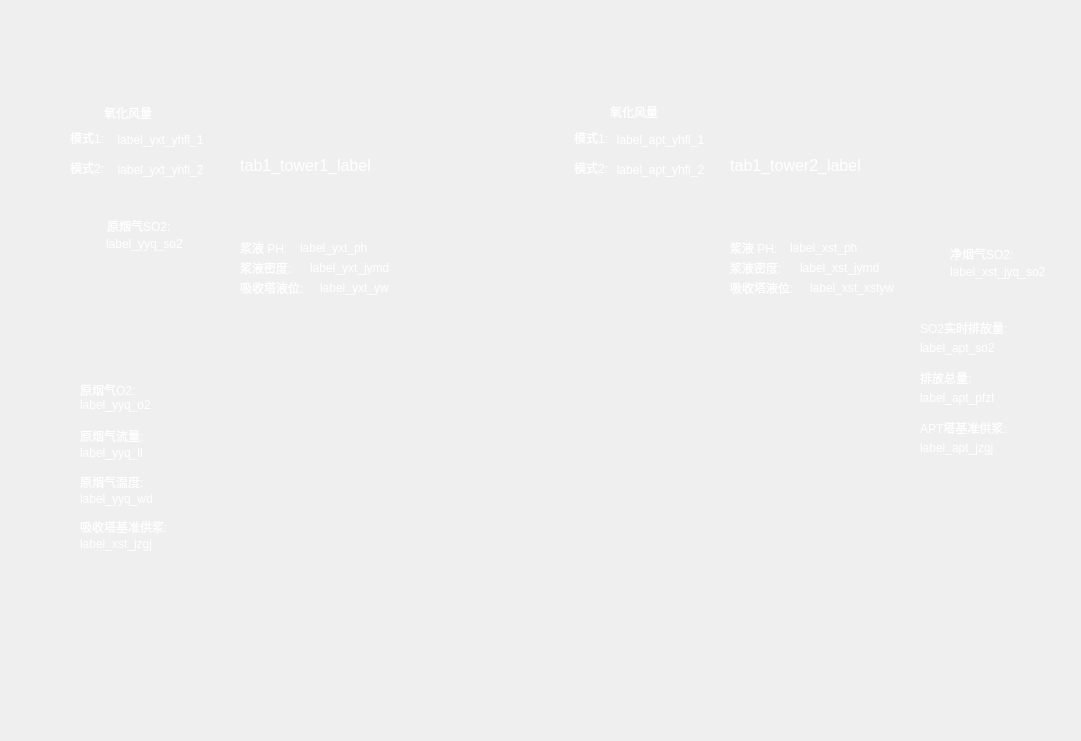
   <widget class="QFrame" name="tab1_content">
    <property name="geometry">
     <rect>
      <x>580</x>
      <y>160</y>
      <width>1081</width>
      <height>741</height>
     </rect>
    </property>
    <property name="styleSheet">
     <string notr="true">border: none;
background-image: url(/opt/ind_optim_serv/resource/images/double_tower.png);
background-position: center; 
background-repeat: no-repeat;</string>
    </property>
    <property name="frameShape">
     <enum>QFrame::StyledPanel</enum>
    </property>
    <property name="frameShadow">
     <enum>QFrame::Raised</enum>
    </property>
    <widget class="QFrame" name="tab1_frame_tower1">
     <property name="geometry">
      <rect>
       <x>158</x>
       <y>620</y>
       <width>321</width>
       <height>91</height>
      </rect>
     </property>
     <property name="styleSheet">
      <string notr="true">border:none;
background:none;</string>
     </property>
     <property name="frameShape">
      <enum>QFrame::StyledPanel</enum>
     </property>
     <property name="frameShadow">
      <enum>QFrame::Raised</enum>
     </property>
    </widget>
    <widget class="QFrame" name="tab1_frame_tower2">
     <property name="geometry">
      <rect>
       <x>682</x>
       <y>620</y>
       <width>251</width>
       <height>91</height>
      </rect>
     </property>
     <property name="styleSheet">
      <string notr="true">border:none;
background:none;</string>
     </property>
     <property name="frameShape">
      <enum>QFrame::StyledPanel</enum>
     </property>
     <property name="frameShadow">
      <enum>QFrame::Raised</enum>
     </property>
    </widget>
    <widget class="QFrame" name="tab1_frame_3">
     <property name="geometry">
      <rect>
       <x>70</x>
       <y>380</y>
       <width>111</width>
       <height>181</height>
      </rect>
     </property>
     <property name="styleSheet">
      <string notr="true">background:none;</string>
     </property>
     <property name="frameShape">
      <enum>QFrame::StyledPanel</enum>
     </property>
     <property name="frameShadow">
      <enum>QFrame::Raised</enum>
     </property>
     <widget class="QLabel" name="label_11">
      <property name="geometry">
       <rect>
        <x>700</x>
        <y>550</y>
        <width>131</width>
        <height>16</height>
       </rect>
      </property>
      <property name="styleSheet">
       <string notr="true">color:white;</string>
      </property>
      <property name="text">
       <string>原烟气 O2：</string>
      </property>
     </widget>
     <widget class="QLabel" name="label_yyq_o2">
      <property name="geometry">
       <rect>
        <x>10</x>
        <y>17</y>
        <width>131</width>
        <height>16</height>
       </rect>
      </property>
      <property name="styleSheet">
       <string notr="true">color:white;
border:none;</string>
      </property>
      <property name="text">
       <string>label_yyq_o2</string>
      </property>
     </widget>
     <widget class="QLabel" name="label_13">
      <property name="geometry">
       <rect>
        <x>10</x>
        <y>48</y>
        <width>131</width>
        <height>16</height>
       </rect>
      </property>
      <property name="styleSheet">
       <string notr="true">color:white;
border:none;</string>
      </property>
      <property name="text">
       <string>原烟气流量:</string>
      </property>
     </widget>
     <widget class="QLabel" name="label_yyq_ll">
      <property name="geometry">
       <rect>
        <x>10</x>
        <y>65</y>
        <width>131</width>
        <height>16</height>
       </rect>
      </property>
      <property name="styleSheet">
       <string notr="true">color:white;
border:none;</string>
      </property>
      <property name="text">
       <string>label_yyq_ll</string>
      </property>
     </widget>
     <widget class="QLabel" name="label_15">
      <property name="geometry">
       <rect>
        <x>10</x>
        <y>94</y>
        <width>131</width>
        <height>16</height>
       </rect>
      </property>
      <property name="styleSheet">
       <string notr="true">color:white;
border:none;</string>
      </property>
      <property name="text">
       <string>原烟气温度:</string>
      </property>
     </widget>
     <widget class="QLabel" name="label_yyq_wd">
      <property name="geometry">
       <rect>
        <x>10</x>
        <y>111</y>
        <width>131</width>
        <height>16</height>
       </rect>
      </property>
      <property name="styleSheet">
       <string notr="true">color:white;
border:none;</string>
      </property>
      <property name="text">
       <string>label_yyq_wd</string>
      </property>
     </widget>
     <widget class="QLabel" name="label_17">
      <property name="geometry">
       <rect>
        <x>10</x>
        <y>2</y>
        <width>131</width>
        <height>16</height>
       </rect>
      </property>
      <property name="styleSheet">
       <string notr="true">color:white;
border:none;</string>
      </property>
      <property name="text">
       <string>原烟气O2:</string>
      </property>
     </widget>
     <widget class="QLabel" name="label_35">
      <property name="geometry">
       <rect>
        <x>10</x>
        <y>139</y>
        <width>131</width>
        <height>16</height>
       </rect>
      </property>
      <property name="styleSheet">
       <string notr="true">color:white;
border:none;</string>
      </property>
      <property name="text">
       <string>吸收塔基准供浆:</string>
      </property>
     </widget>
     <widget class="QLabel" name="label_xst_jzgj">
      <property name="geometry">
       <rect>
        <x>10</x>
        <y>156</y>
        <width>131</width>
        <height>16</height>
       </rect>
      </property>
      <property name="styleSheet">
       <string notr="true">color:white;
border:none;</string>
      </property>
      <property name="text">
       <string>label_xst_jzgj</string>
      </property>
     </widget>
    </widget>
    <widget class="QFrame" name="tab1_frame_7">
     <property name="geometry">
      <rect>
       <x>720</x>
       <y>230</y>
       <width>181</width>
       <height>101</height>
      </rect>
     </property>
     <property name="styleSheet">
      <string notr="true">border:none;
background:none;</string>
     </property>
     <property name="frameShape">
      <enum>QFrame::StyledPanel</enum>
     </property>
     <property name="frameShadow">
      <enum>QFrame::Raised</enum>
     </property>
     <widget class="QLabel" name="label_53">
      <property name="geometry">
       <rect>
        <x>10</x>
        <y>10</y>
        <width>131</width>
        <height>16</height>
       </rect>
      </property>
      <property name="styleSheet">
       <string notr="true">color:white;</string>
      </property>
      <property name="text">
       <string>浆液 PH: </string>
      </property>
     </widget>
     <widget class="QLabel" name="label_xst_ph">
      <property name="geometry">
       <rect>
        <x>70</x>
        <y>10</y>
        <width>131</width>
        <height>16</height>
       </rect>
      </property>
      <property name="styleSheet">
       <string notr="true">color:white;</string>
      </property>
      <property name="text">
       <string>label_xst_ph</string>
      </property>
     </widget>
     <widget class="QLabel" name="label_55">
      <property name="geometry">
       <rect>
        <x>700</x>
        <y>550</y>
        <width>131</width>
        <height>16</height>
       </rect>
      </property>
      <property name="styleSheet">
       <string notr="true">color:white;</string>
      </property>
      <property name="text">
       <string>原烟气 O2：</string>
      </property>
     </widget>
     <widget class="QLabel" name="label_xst_jymd">
      <property name="geometry">
       <rect>
        <x>80</x>
        <y>30</y>
        <width>131</width>
        <height>16</height>
       </rect>
      </property>
      <property name="styleSheet">
       <string notr="true">color:white;</string>
      </property>
      <property name="text">
       <string>label_xst_jymd</string>
      </property>
     </widget>
     <widget class="QLabel" name="label_57">
      <property name="geometry">
       <rect>
        <x>10</x>
        <y>50</y>
        <width>81</width>
        <height>16</height>
       </rect>
      </property>
      <property name="styleSheet">
       <string notr="true">color:white;</string>
      </property>
      <property name="text">
       <string>吸收塔液位: </string>
      </property>
     </widget>
     <widget class="QLabel" name="label_xst_yw">
      <property name="geometry">
       <rect>
        <x>90</x>
        <y>50</y>
        <width>131</width>
        <height>16</height>
       </rect>
      </property>
      <property name="styleSheet">
       <string notr="true">color:white;</string>
      </property>
      <property name="text">
       <string>label_xst_xstyw</string>
      </property>
     </widget>
     <widget class="QLabel" name="label_61">
      <property name="geometry">
       <rect>
        <x>10</x>
        <y>30</y>
        <width>71</width>
        <height>16</height>
       </rect>
      </property>
      <property name="styleSheet">
       <string notr="true">color:white;</string>
      </property>
      <property name="text">
       <string>浆液密度:</string>
      </property>
     </widget>
    </widget>
    <widget class="QFrame" name="tab1_frame_6">
     <property name="geometry">
      <rect>
       <x>230</x>
       <y>230</y>
       <width>181</width>
       <height>101</height>
      </rect>
     </property>
     <property name="styleSheet">
      <string notr="true">border:none;
background:none;</string>
     </property>
     <property name="frameShape">
      <enum>QFrame::StyledPanel</enum>
     </property>
     <property name="frameShadow">
      <enum>QFrame::Raised</enum>
     </property>
     <widget class="QLabel" name="label_43">
      <property name="geometry">
       <rect>
        <x>10</x>
        <y>10</y>
        <width>131</width>
        <height>16</height>
       </rect>
      </property>
      <property name="styleSheet">
       <string notr="true">color:white;</string>
      </property>
      <property name="text">
       <string>浆液 PH: </string>
      </property>
     </widget>
     <widget class="QLabel" name="label_yxt_ph">
      <property name="geometry">
       <rect>
        <x>70</x>
        <y>10</y>
        <width>131</width>
        <height>16</height>
       </rect>
      </property>
      <property name="styleSheet">
       <string notr="true">color:white;</string>
      </property>
      <property name="text">
       <string>label_yxt_ph</string>
      </property>
     </widget>
     <widget class="QLabel" name="label_45">
      <property name="geometry">
       <rect>
        <x>700</x>
        <y>550</y>
        <width>131</width>
        <height>16</height>
       </rect>
      </property>
      <property name="styleSheet">
       <string notr="true">color:white;</string>
      </property>
      <property name="text">
       <string>原烟气 O2：</string>
      </property>
     </widget>
     <widget class="QLabel" name="label_yxt_jymd">
      <property name="geometry">
       <rect>
        <x>80</x>
        <y>30</y>
        <width>131</width>
        <height>16</height>
       </rect>
      </property>
      <property name="styleSheet">
       <string notr="true">color:white;</string>
      </property>
      <property name="text">
       <string>label_yxt_jymd</string>
      </property>
     </widget>
     <widget class="QLabel" name="label_48">
      <property name="geometry">
       <rect>
        <x>10</x>
        <y>50</y>
        <width>81</width>
        <height>16</height>
       </rect>
      </property>
      <property name="styleSheet">
       <string notr="true">color:white;</string>
      </property>
      <property name="text">
       <string>吸收塔液位: </string>
      </property>
     </widget>
     <widget class="QLabel" name="label_yxt_yw">
      <property name="geometry">
       <rect>
        <x>90</x>
        <y>50</y>
        <width>131</width>
        <height>16</height>
       </rect>
      </property>
      <property name="styleSheet">
       <string notr="true">color:white;</string>
      </property>
      <property name="text">
       <string>label_yxt_yw</string>
      </property>
     </widget>
     <widget class="QLabel" name="label_52">
      <property name="geometry">
       <rect>
        <x>10</x>
        <y>30</y>
        <width>71</width>
        <height>16</height>
       </rect>
      </property>
      <property name="styleSheet">
       <string notr="true">color:white;</string>
      </property>
      <property name="text">
       <string>浆液密度:</string>
      </property>
     </widget>
    </widget>
    <widget class="QFrame" name="frame_6">
     <property name="geometry">
      <rect>
       <x>499</x>
       <y>366</y>
       <width>101</width>
       <height>51</height>
      </rect>
     </property>
     <property name="styleSheet">
      <string notr="true">background:none;</string>
     </property>
     <property name="frameShape">
      <enum>QFrame::StyledPanel</enum>
     </property>
     <property name="frameShadow">
      <enum>QFrame::Raised</enum>
     </property>
    </widget>
    <widget class="QLabel" name="label_39">
     <property name="geometry">
      <rect>
       <x>950</x>
       <y>246</y>
       <width>131</width>
       <height>16</height>
      </rect>
     </property>
     <property name="styleSheet">
      <string notr="true">color:white;
border:none;
background: none;</string>
     </property>
     <property name="text">
      <string>净烟气SO2:</string>
     </property>
    </widget>
    <widget class="QLabel" name="label_xst_jyq_so2">
     <property name="geometry">
      <rect>
       <x>950</x>
       <y>264</y>
       <width>131</width>
       <height>16</height>
      </rect>
     </property>
     <property name="styleSheet">
      <string notr="true">color:white;
border:none;
background: none;</string>
     </property>
     <property name="text">
      <string>label_xst_jyq_so2</string>
     </property>
    </widget>
    <widget class="QLabel" name="label_47">
     <property name="geometry">
      <rect>
       <x>920</x>
       <y>320</y>
       <width>131</width>
       <height>16</height>
      </rect>
     </property>
     <property name="styleSheet">
      <string notr="true">color:white;
border:none;
background: none;</string>
     </property>
     <property name="text">
      <string>SO2实时排放量:</string>
     </property>
    </widget>
    <widget class="QLabel" name="label_apt_so2">
     <property name="geometry">
      <rect>
       <x>920</x>
       <y>340</y>
       <width>131</width>
       <height>16</height>
      </rect>
     </property>
     <property name="styleSheet">
      <string notr="true">color:white;
border:none;
background: none;</string>
     </property>
     <property name="text">
      <string>label_apt_so2</string>
     </property>
    </widget>
    <widget class="QLabel" name="label_9">
     <property name="geometry">
      <rect>
       <x>107</x>
       <y>218</y>
       <width>131</width>
       <height>16</height>
      </rect>
     </property>
     <property name="styleSheet">
      <string notr="true">color:white;
border:none;
background: none;</string>
     </property>
     <property name="text">
      <string>原烟气SO2:</string>
     </property>
    </widget>
    <widget class="QLabel" name="label_yyq_so2">
     <property name="geometry">
      <rect>
       <x>106</x>
       <y>236</y>
       <width>131</width>
       <height>16</height>
      </rect>
     </property>
     <property name="styleSheet">
      <string notr="true">color:white;
border:none;
background: none;</string>
     </property>
     <property name="text">
      <string>label_yyq_so2</string>
     </property>
    </widget>
    <widget class="QLabel" name="label_25">
     <property name="geometry">
      <rect>
       <x>104</x>
       <y>105</y>
       <width>61</width>
       <height>16</height>
      </rect>
     </property>
     <property name="styleSheet">
      <string notr="true">color:white;
border:none;
background: none;</string>
     </property>
     <property name="text">
      <string>氧化风量</string>
     </property>
    </widget>
    <widget class="QLabel" name="label_26">
     <property name="geometry">
      <rect>
       <x>610</x>
       <y>104</y>
       <width>61</width>
       <height>16</height>
      </rect>
     </property>
     <property name="styleSheet">
      <string notr="true">color:white;
border:none;
background: none;</string>
     </property>
     <property name="text">
      <string>氧化风量</string>
     </property>
    </widget>
    <widget class="QLabel" name="label_yxt_yhfl_1">
     <property name="geometry">
      <rect>
       <x>110</x>
       <y>130</y>
       <width>101</width>
       <height>20</height>
      </rect>
     </property>
     <property name="styleSheet">
      <string notr="true">background:none;
color:white;</string>
     </property>
     <property name="text">
      <string>label_yxt_yhfl_1</string>
     </property>
     <property name="alignment">
      <set>Qt::AlignCenter</set>
     </property>
    </widget>
    <widget class="QLabel" name="label_apt_yhfl_1">
     <property name="geometry">
      <rect>
       <x>610</x>
       <y>130</y>
       <width>101</width>
       <height>20</height>
      </rect>
     </property>
     <property name="styleSheet">
      <string notr="true">background:none;
color:white;</string>
     </property>
     <property name="text">
      <string>label_apt_yhfl_1</string>
     </property>
     <property name="alignment">
      <set>Qt::AlignCenter</set>
     </property>
    </widget>
    <widget class="QLabel" name="label_50">
     <property name="geometry">
      <rect>
       <x>920</x>
       <y>370</y>
       <width>131</width>
       <height>16</height>
      </rect>
     </property>
     <property name="styleSheet">
      <string notr="true">color:white;
border:none;
background: none;</string>
     </property>
     <property name="text">
      <string>排放总量:</string>
     </property>
    </widget>
    <widget class="QLabel" name="label_apt_pfzl">
     <property name="geometry">
      <rect>
       <x>920</x>
       <y>390</y>
       <width>131</width>
       <height>16</height>
      </rect>
     </property>
     <property name="styleSheet">
      <string notr="true">color:white;
border:none;
background: none;</string>
     </property>
     <property name="text">
      <string>label_apt_pfzl</string>
     </property>
    </widget>
    <widget class="QLabel" name="label_51">
     <property name="geometry">
      <rect>
       <x>920</x>
       <y>420</y>
       <width>131</width>
       <height>16</height>
      </rect>
     </property>
     <property name="styleSheet">
      <string notr="true">color:white;
border:none;
background: none;</string>
     </property>
     <property name="text">
      <string>APT塔基准供浆:</string>
     </property>
    </widget>
    <widget class="QLabel" name="label_apt_jzgj">
     <property name="geometry">
      <rect>
       <x>920</x>
       <y>440</y>
       <width>131</width>
       <height>16</height>
      </rect>
     </property>
     <property name="styleSheet">
      <string notr="true">color:white;
border:none;
background: none;</string>
     </property>
     <property name="text">
      <string>label_apt_jzgj</string>
     </property>
    </widget>
    <widget class="QLabel" name="label_40">
     <property name="geometry">
      <rect>
       <x>70</x>
       <y>130</y>
       <width>61</width>
       <height>16</height>
      </rect>
     </property>
     <property name="styleSheet">
      <string notr="true">color:white;
border:none;
background: none;</string>
     </property>
     <property name="text">
      <string>模式1:</string>
     </property>
    </widget>
    <widget class="QLabel" name="label_59">
     <property name="geometry">
      <rect>
       <x>70</x>
       <y>160</y>
       <width>61</width>
       <height>16</height>
      </rect>
     </property>
     <property name="styleSheet">
      <string notr="true">color:white;
border:none;
background: none;</string>
     </property>
     <property name="text">
      <string>模式2:</string>
     </property>
    </widget>
    <widget class="QLabel" name="label_yxt_yhfl_2">
     <property name="geometry">
      <rect>
       <x>110</x>
       <y>160</y>
       <width>101</width>
       <height>20</height>
      </rect>
     </property>
     <property name="styleSheet">
      <string notr="true">background:none;
color:white;</string>
     </property>
     <property name="text">
      <string>label_yxt_yhfl_2</string>
     </property>
     <property name="alignment">
      <set>Qt::AlignCenter</set>
     </property>
    </widget>
    <widget class="QLabel" name="label_60">
     <property name="geometry">
      <rect>
       <x>574</x>
       <y>130</y>
       <width>61</width>
       <height>16</height>
      </rect>
     </property>
     <property name="styleSheet">
      <string notr="true">color:white;
border:none;
background: none;</string>
     </property>
     <property name="text">
      <string>模式1:</string>
     </property>
    </widget>
    <widget class="QLabel" name="label_62">
     <property name="geometry">
      <rect>
       <x>574</x>
       <y>160</y>
       <width>61</width>
       <height>16</height>
      </rect>
     </property>
     <property name="styleSheet">
      <string notr="true">color:white;
border:none;
background: none;</string>
     </property>
     <property name="text">
      <string>模式2:</string>
     </property>
    </widget>
    <widget class="QLabel" name="label_apt_yhfl_2">
     <property name="geometry">
      <rect>
       <x>610</x>
       <y>160</y>
       <width>101</width>
       <height>20</height>
      </rect>
     </property>
     <property name="styleSheet">
      <string notr="true">background:none;
color:white;</string>
     </property>
     <property name="text">
      <string>label_apt_yhfl_2</string>
     </property>
     <property name="alignment">
      <set>Qt::AlignCenter</set>
     </property>
    </widget>
    <widget class="QLabel" name="tab1_tower1_label">
     <property name="geometry">
      <rect>
       <x>230</x>
       <y>150</y>
       <width>151</width>
       <height>31</height>
      </rect>
     </property>
     <property name="styleSheet">
      <string notr="true">background:none;
color:white;
font-size:16px;</string>
     </property>
     <property name="text">
      <string>tab1_tower1_label</string>
     </property>
     <property name="alignment">
      <set>Qt::AlignCenter</set>
     </property>
    </widget>
    <widget class="QLabel" name="tab1_tower2_label">
     <property name="geometry">
      <rect>
       <x>720</x>
       <y>150</y>
       <width>151</width>
       <height>31</height>
      </rect>
     </property>
     <property name="styleSheet">
      <string notr="true">background:none;
color:white;
font-size:16px;</string>
     </property>
     <property name="text">
      <string>tab1_tower2_label</string>
     </property>
     <property name="alignment">
      <set>Qt::AlignCenter</set>
     </property>
    </widget>
    <zorder>tab1_frame_tower1</zorder>
    <zorder>tab1_frame_tower2</zorder>
    <zorder>tab1_frame_7</zorder>
    <zorder>tab1_frame_6</zorder>
    <zorder>tab1_frame_3</zorder>
    <zorder>frame_6</zorder>
    <zorder>label_39</zorder>
    <zorder>label_xst_jyq_so2</zorder>
    <zorder>label_47</zorder>
    <zorder>label_apt_so2</zorder>
    <zorder>label_9</zorder>
    <zorder>label_yyq_so2</zorder>
    <zorder>label_25</zorder>
    <zorder>label_26</zorder>
    <zorder>label_yxt_yhfl_1</zorder>
    <zorder>label_apt_yhfl_1</zorder>
    <zorder>label_50</zorder>
    <zorder>label_apt_pfzl</zorder>
    <zorder>label_51</zorder>
    <zorder>label_apt_jzgj</zorder>
    <zorder>label_40</zorder>
    <zorder>label_59</zorder>
    <zorder>label_yxt_yhfl_2</zorder>
    <zorder>label_60</zorder>
    <zorder>label_62</zorder>
    <zorder>label_apt_yhfl_2</zorder>
    <zorder>tab1_tower1_label</zorder>
    <zorder>tab1_tower2_label</zorder>
   </widget>
